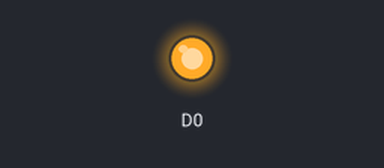
Simulated run of this sketch. Board: ESP8266 (NodeMCU). Shown: output pins drawn as LEDs (lit = HIGH).

Above: at 0.2 s.
At 14.7 s:
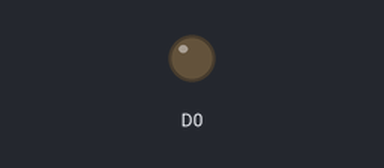
Timing chart, 0 to 26.0 s (numbered marks = the images above):
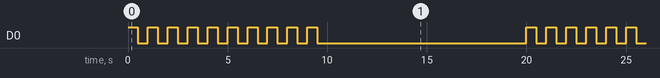

The sketch:

10times_blink_LED_.ino
```cpp
void setup() {
  pinMode(D0,OUTPUT);


}

void loop()
{
  for (int i =0; i < 10; i++) {
  digitalWrite(D0,HIGH);
  delay(500);
  digitalWrite(D0,LOW);
  delay(500);

}
delay(10000);
int i=0;
}
```

Measured:
- by itself, D0: repeats every 20.0 s: 9 × (LOW 0.50 s, HIGH 0.50 s), LOW 10.5 s, HIGH 0.50 s
- by itself, everything shown: repeats every 20.0 s, in 20 steps
